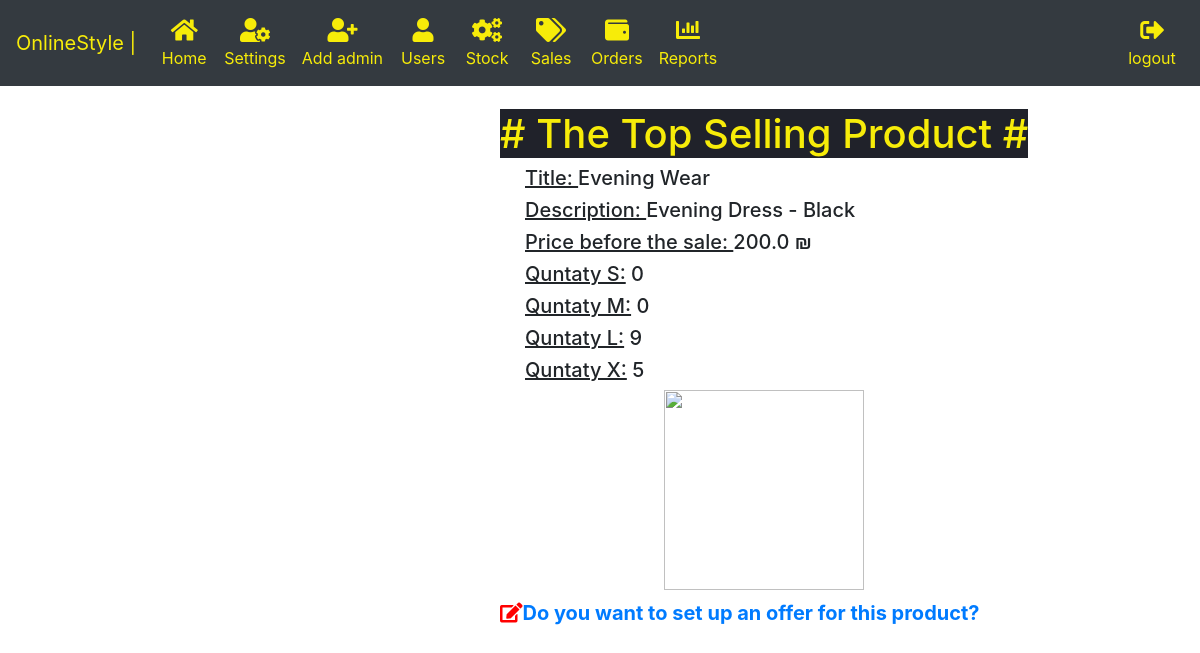
The app's page /TopProduct/ with its own data.
### onlineStyle_App/models.py (models this page shows, shortened)
class Product(models.Model):
    price = models.FloatField()
    description = models.CharField(max_length=400 , null = True)
    title = models.CharField(max_length=200)
    qty_small = models.IntegerField(default=0)
    qty_medium = models.IntegerField(default=0)
    qty_large = models.IntegerField(default=0)
    qty_xtraLarge = models.IntegerField(default=0)
    pic = models.ImageField(null = True, blank=True)
    sales = models.ManyToManyField('Sale', through='ProductINSale')
    category = models.ForeignKey('Category',on_delete=models.CASCADE , null=True )

### onlineStyle_App/views.py (the view)
# urls.py: path('TopProduct/',views.TopProduct, name="TopProduct"),
def TopProduct(request):
     orders = Order.objects.all() #all the orders
     TopProduct_ID = 0
     MaxCount = 0
     for order in orders:
          carts = order.carts.values() #all the carts in this order
          for cart in carts:
               count = countProductInAllOrders(cart["product_id"])
               if count > MaxCount:
                    MaxCount = count
                    TopProduct_ID = cart["product_id"]
     topProduct = Product.objects.get(pk=TopProduct_ID)
     return render(request,"topProduct.html",{'item': topProduct , 'ID':TopProduct_ID})

### onlineStyle_App/context_processors.py (called while the page is built)
def add_variable_to_context(request):
    return userDict

### onlineStyle_App/views.py (called while the page is built)
def countProductInAllOrders(productID):
     orders = Order.objects.all() #all the orders
     count = 0
     for order in orders:
          carts = order.carts.values() #all the carts in this order
          for cart in carts:
               if cart["product_id"] == productID:
                    count+=1;
     return count

### onlineStyle_App/templates/topProduct.html (shortened to what this page needs)
{% extends 'base_admin.html' %}
{% block content %}
<body>
 {% if item %}
 <form class="form-inline my-2 my-lg-0" method="POST">
<link href="//maxcdn.bootstrapcdn.com/bootstrap/4.1.1/css/bootstrap.min.css" rel="stylesheet" id="bootstrap-css">
<link rel="stylesheet" href="https://use.fontawesome.com/releases/v5.3.1/css/all.css">
<b style="margin-left: 500px;">
<h1 style="color:#F7EC09"><span style="background-color:#20222A"># The Top Selling Product #</span> </h1>
  <h5><span style = "text-decoration: underline; margin-left: 25px;" > Title: </span> {{item.title}}</h5>
  <h5><span style = "text-decoration: underline; margin-left: 25px;" >Description: </span> {{item.description}}</h5>
  <h5><span style = "text-decoration: underline; margin-left: 25px;" >Price before the sale: </span>{{item.price}} ₪</h5>
  <h5><span style = "text-decoration: underline; margin-left: 25px;" >Quntaty S:</span> {{item.qty_small}}</h5>
  <h5><span style = "text-decoration: underline; margin-left: 25px;" >Quntaty M:</span> {{item.qty_medium}}</h5>
  <h5><span style = "text-decoration: underline; margin-left: 25px;" >Quntaty L:</span> {{item.qty_large}}</h5>
  <h5><span style = "text-decoration: underline; margin-left: 25px;" >Quntaty X:</span> {{item.qty_xtraLarge}}</h5>
<center>
  <h5><img class="pic-1" src="https://i.pinimg.com/originals/e5/08/8d/e5088db4d07b54c0846acbff0e41666b.jpg" style="width:200; height:200;"></h5>
</center>
</b>
 <br/><b style = " margin-left: 500px; font-size:20px;"><label>
   <i class="fa  " style="color:black">
   <span  class="fas fa-edit" style="color:red"></span>
   </i>
 <a href="{% url 'setTopSale' item.id%}" > Do you want to set up an offer for this product? </a>
 </form>
 {% endif %}
</body>
{% endblock %}

### records on screen
Product: title "Evening Wear", description "Evening Dress - Black", price "200.0", qty_small "0", qty_medium "0", qty_large "9", qty_xtraLarge "5"
